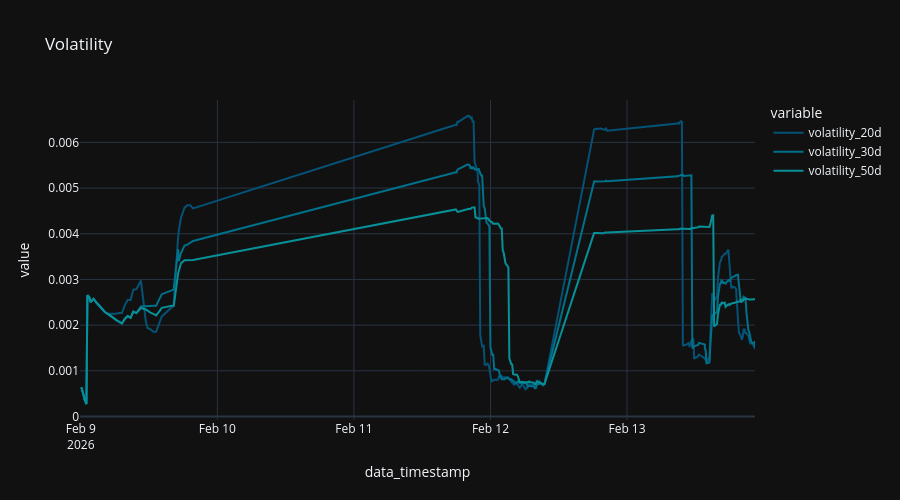

This figure's notebook cell:
### Code cell
x = df[df['ticker'] == asset_ticker][['data_timestamp', 'volatility_20d', 'volatility_30d', 'volatility_50d', 'ticker']].sort_values(by="data_timestamp")

fig = px.line (
  x,
  "data_timestamp",
  ['volatility_20d',"volatility_30d", "volatility_50d"],
  title="Volatility",
)

fig.update_layout (
  height=500,
)

### Figure 1 — Plotly figure (JSON) as saved in the notebook; plotly's stock layout.template omitted (floating-point values rounded to 4 significant figures; data arrays with more than 128 entries replaced by an {"elided": "..."} marker saying what was removed)
{"data": [{"hovertemplate": "variable=volatility_20d<br>data_timestamp=%{x}<br>value=%{y}<extra></extra>", "legendgroup": "volatility_20d", "line": {"color": "rgb(4, 82, 117)", "dash": "solid"}, "marker": {"symbol": "circle"}, "mode": "lines", "name": "volatility_20d", "orientation": "v", "showlegend": true, "type": "scatter", "x": {"elided": "229 str values"}, "xaxis": "x", "y": {"elided": "229 float values"}, "yaxis": "y"}, {"hovertemplate": "variable=volatility_30d<br>data_timestamp=%{x}<br>value=%{y}<extra></extra>", "legendgroup": "volatility_30d", "line": {"color": "rgb(0, 113, 139)", "dash": "solid"}, "marker": {"symbol": "circle"}, "mode": "lines", "name": "volatility_30d", "orientation": "v", "showlegend": true, "type": "scatter", "x": {"elided": "229 str values"}, "xaxis": "x", "y": {"elided": "229 float values"}, "yaxis": "y"}, {"hovertemplate": "variable=volatility_50d<br>data_timestamp=%{x}<br>value=%{y}<extra></extra>", "legendgroup": "volatility_50d", "line": {"color": "rgb(8, 144, 153)", "dash": "solid"}, "marker": {"symbol": "circle"}, "mode": "lines", "name": "volatility_50d", "orientation": "v", "showlegend": true, "type": "scatter", "x": {"elided": "229 str values"}, "xaxis": "x", "y": {"elided": "229 float values"}, "yaxis": "y"}], "layout": {"height": 500, "legend": {"title": {"text": "variable"}, "tracegroupgap": 0}, "title": {"text": "Volatility"}, "xaxis": {"anchor": "y", "domain": [0, 1], "title": {"text": "data_timestamp"}}, "yaxis": {"anchor": "x", "domain": [0, 1], "title": {"text": "value"}}}}
